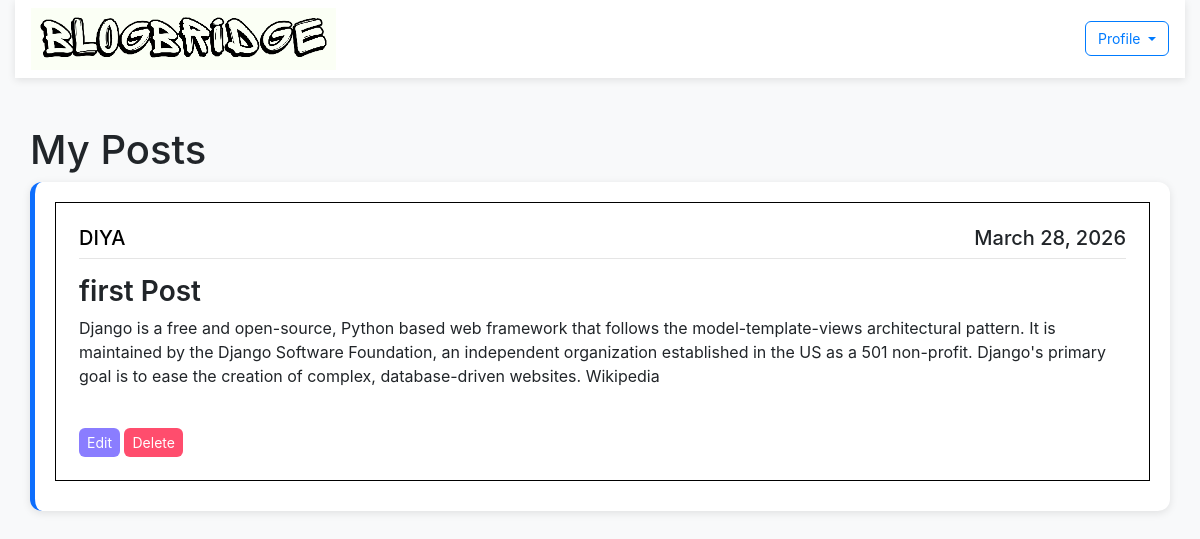
/MyPosts/ (signed in), run on the app's committed database.
### blog/models.py (models this page shows, shortened)
class Posts(models.Model):
    title=models.CharField(max_length=100)
    content=models.TextField()
    topic = models.CharField(max_length=50)
    date_posted=models.DateTimeField(default=timezone.now)
    author=models.ForeignKey(User,on_delete=models.CASCADE)

### blog/views.py (the view)
# urls.py: path('MyPosts/',views.MyPosts,name='myposts'),
@login_required
def MyPosts(request):
    context={'posts':Posts.objects.filter(author=request.user)}
    return render(request,'blog/MyPosts.html',context)

### blog/templates/blog/MyPosts.html (shortened to what this page needs)
{% extends 'blog/base.html' %}
{% block content %}
{% load static %}
<div class="container custom-container">
    <nav class="navbar navbar-expand-lg navbar-light bg-light w-100">
        <div class="collapse navbar-collapse" id="navbarSupportedContent">
            <ul class="navbar-nav mr-auto">
                <li>
                    <a href="/home">
                        <img class="w-50" src="{% static 'image/pho.png' %}" alt="">
                    </a>
                </li>
            </ul>
            <form class="form-inline my-2 my-lg-0">
                <div class="dropdown">
                    <button class="btn btn-outline-primary dropdown-toggle" type="button" id="dropdownMenuButton" data-toggle="dropdown" aria-haspopup="true" aria-expanded="false">
                        Profile
                    </button>
                </div>
            </form>
        </div>
    </nav>
    <br><br>
    <div class="container custom-container" style="max-width: 1350px;">
        <h1>My Posts</h1>
        {% for post in posts %}
        <article class="media content-section">
            <div class="media-body" style="border:1px solid black; padding: 23px; margin-bottom: 10px;">
                <div class="article-metadata">
                    <h2 class="text-uppercase" style="text-align:left; float:left; color:#000000;">{{post.author}}</h2>
                    <h5 style="text-align:right; float:right;">{{post.date_posted|date:"F d, Y"}}</h5>
                    <hr style="clear:both;"/>
                </div>
                <h3>{{post.title}}</h3>
                <p class="article-content">{{post.content}}</p>
                <br>
                <a href="{% url 'editpost' post.id %}" class="btn btn-warning btn-sm">Edit</a>
                <a href="{% url 'deletepost' post.id %}" class="btn btn-danger btn-sm" onclick="return confirm('Are you sure you want to delete this post?');">Delete</a>
            </div>
        </article>
        {% endfor %}
    </div>
{% endblock %}

### blog/templates/blog/base.html (shortened to what this page needs)
{% load static %}
<!DOCTYPE html>
<html lang="en">
<head>
    <link rel="stylesheet" href="https://cdn.jsdelivr.net/npm/bootstrap@4.0.0/dist/css/bootstrap.min.css">
    <link rel="stylesheet" type="text/css" href="{% static 'css/style.css' %}">
</head>
<body>
    <div class="container-fluid custom-container">
        {% block content %}{% endblock %}
    </div>
</body>
</html>

### blog/static/css/style.css (style rules this page uses)
html, body { background: #f8f9fa; color: #212529; }
.content-section { background: #ffffff; color: #212529; border-radius: 12px; padding: 20px; margin-bottom: 25px; box-shadow: 0 2px 8px rgba(0,0,0,0.1); border-left: 5px solid #0d6efd; }
h3 { color: #212529; font-weight: 600; }
.article-metadata h2 { color: #0d6efd; font-size: 20px; }
.btn { border-radius: 6px; font-size: 14px; }
.btn-warning { background-color: #8a7dff; color: white; border: none; }
.btn-danger { background-color: #ff4d6d; border: none; }
.navbar { background: #ffffff !important; box-shadow: 0 2px 8px rgba(0,0,0,0.1); }
.navbar a { color: #212529 !important; }
.container-fluid { padding-left: 0; padding-right: 0; }

### blog/templates/blog/base.html (style rules this page uses)
.custom-container { max-width: 1450px; }

### data on the page
Posts: author "DIYA", date_posted "March 28, 2026", title "first Post", content "Django is a free and open-source, Python based web framework that follows the model-template-views architectural pattern. It is maintained by the Django Software Foundation, an independent organization established in the US as a 501 non-profit. Django's primary goal is to ease the creation of complex, database-driven websites. Wikipedia"
